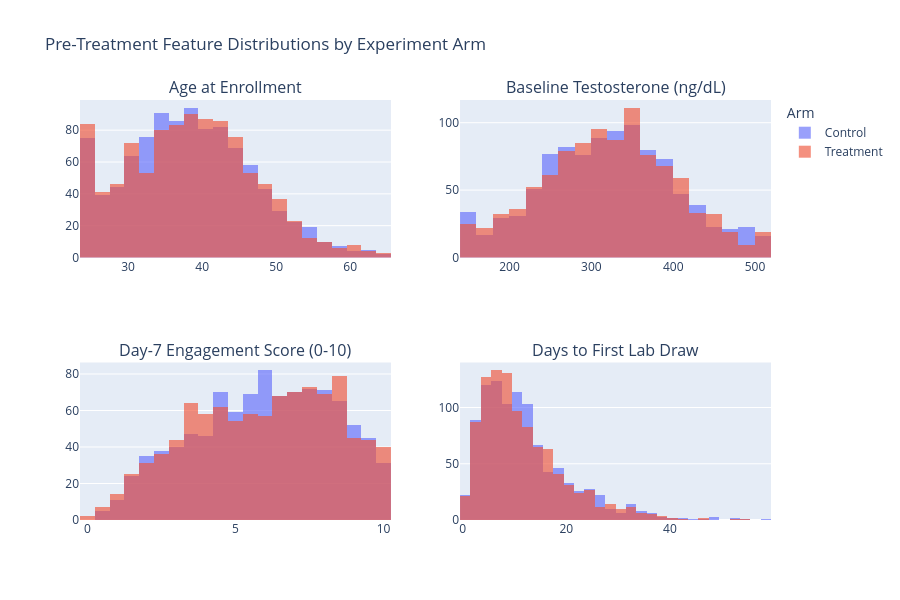

The code cell stored with this chart in its notebook:
### Code cell
# Feature distribution plots: 4 subplots, Control vs Treatment
fig = make_subplots(
    rows=2, cols=2,
    subplot_titles=[
        'Age at Enrollment',
        'Baseline Testosterone (ng/dL)',
        'Day-7 Engagement Score (0-10)',
        'Days to First Lab Draw'
    ]
)

COLORS = {'Control': '#636EFA', 'Treatment': '#EF553B'}
plot_specs = [
    ('age',                         1, 1),
    ('baseline_testosterone_level',  1, 2),
    ('engagement_score_day7',        2, 1),
    ('days_to_first_lab',            2, 2),
]

for var, row, col in plot_specs:
    for arm in ['Control', 'Treatment']:
        arm_vals = df[df['experiment_arm'] == arm][var]
        fig.add_trace(
            go.Histogram(
                x=arm_vals,
                name=arm,
                opacity=0.65,
                marker_color=COLORS[arm],
                showlegend=(row == 1 and col == 1),
                nbinsx=30,
            ),
            row=row, col=col
        )

fig.update_layout(
    title_text='Pre-Treatment Feature Distributions by Experiment Arm',
    barmode='overlay',
    height=600,
    legend=dict(title='Arm'),
)
fig.write_image(os.path.join(FIGURES_PATH, 'feature_distributions.png'))
fig.show()
print('Saved: outputs/figures/feature_distributions.png')

### Figure 1 — Plotly figure (JSON) as saved in the notebook; plotly's stock layout.template omitted (floating-point values rounded to 4 significant figures; data arrays with more than 128 entries replaced by an {"elided": "..."} marker saying what was removed)
{"data": [{"marker": {"color": "#636EFA"}, "name": "Control", "nbinsx": 30, "opacity": 0.65, "showlegend": true, "type": "histogram", "x": {"elided": "1000 int values"}, "xaxis": "x", "yaxis": "y"}, {"marker": {"color": "#EF553B"}, "name": "Treatment", "nbinsx": 30, "opacity": 0.65, "showlegend": true, "type": "histogram", "x": {"elided": "1000 int values"}, "xaxis": "x", "yaxis": "y"}, {"marker": {"color": "#636EFA"}, "name": "Control", "nbinsx": 30, "opacity": 0.65, "showlegend": false, "type": "histogram", "x": {"elided": "1000 int values"}, "xaxis": "x2", "yaxis": "y2"}, {"marker": {"color": "#EF553B"}, "name": "Treatment", "nbinsx": 30, "opacity": 0.65, "showlegend": false, "type": "histogram", "x": {"elided": "1000 int values"}, "xaxis": "x2", "yaxis": "y2"}, {"marker": {"color": "#636EFA"}, "name": "Control", "nbinsx": 30, "opacity": 0.65, "showlegend": false, "type": "histogram", "x": {"elided": "1000 float values"}, "xaxis": "x3", "yaxis": "y3"}, {"marker": {"color": "#EF553B"}, "name": "Treatment", "nbinsx": 30, "opacity": 0.65, "showlegend": false, "type": "histogram", "x": {"elided": "1000 float values"}, "xaxis": "x3", "yaxis": "y3"}, {"marker": {"color": "#636EFA"}, "name": "Control", "nbinsx": 30, "opacity": 0.65, "showlegend": false, "type": "histogram", "x": {"elided": "1000 int values"}, "xaxis": "x4", "yaxis": "y4"}, {"marker": {"color": "#EF553B"}, "name": "Treatment", "nbinsx": 30, "opacity": 0.65, "showlegend": false, "type": "histogram", "x": {"elided": "1000 int values"}, "xaxis": "x4", "yaxis": "y4"}], "layout": {"annotations": [{"font": {"size": 16}, "showarrow": false, "text": "Age at Enrollment", "x": 0.225, "xanchor": "center", "xref": "paper", "y": 1, "yanchor": "bottom", "yref": "paper"}, {"font": {"size": 16}, "showarrow": false, "text": "Baseline Testosterone (ng/dL)", "x": 0.775, "xanchor": "center", "xref": "paper", "y": 1, "yanchor": "bottom", "yref": "paper"}, {"font": {"size": 16}, "showarrow": false, "text": "Day-7 Engagement Score (0-10)", "x": 0.225, "xanchor": "center", "xref": "paper", "y": 0.375, "yanchor": "bottom", "yref": "paper"}, {"font": {"size": 16}, "showarrow": false, "text": "Days to First Lab Draw", "x": 0.775, "xanchor": "center", "xref": "paper", "y": 0.375, "yanchor": "bottom", "yref": "paper"}], "barmode": "overlay", "height": 600, "legend": {"title": {"text": "Arm"}}, "title": {"text": "Pre-Treatment Feature Distributions by Experiment Arm"}, "xaxis": {"anchor": "y", "domain": [0, 0.45]}, "xaxis2": {"anchor": "y2", "domain": [0.55, 1]}, "xaxis3": {"anchor": "y3", "domain": [0, 0.45]}, "xaxis4": {"anchor": "y4", "domain": [0.55, 1]}, "yaxis": {"anchor": "x", "domain": [0.625, 1]}, "yaxis2": {"anchor": "x2", "domain": [0.625, 1]}, "yaxis3": {"anchor": "x3", "domain": [0, 0.375]}, "yaxis4": {"anchor": "x4", "domain": [0, 0.375]}}}
